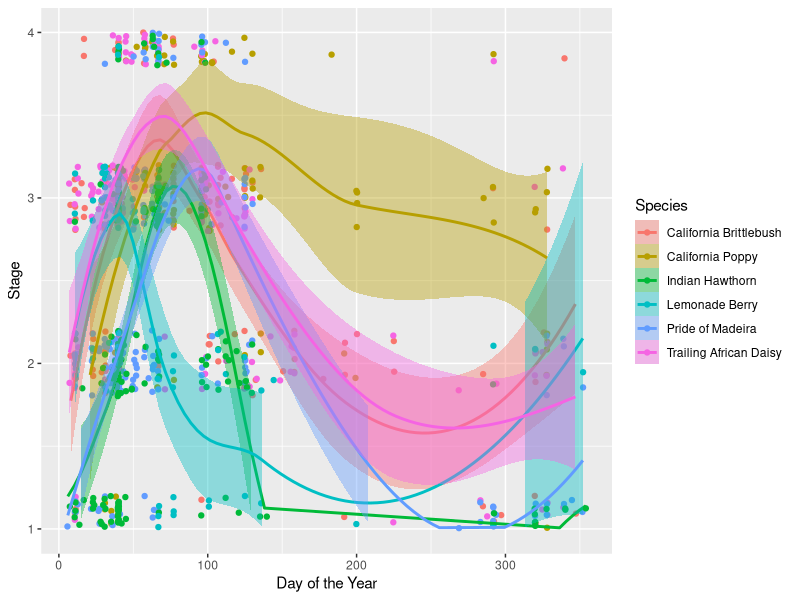
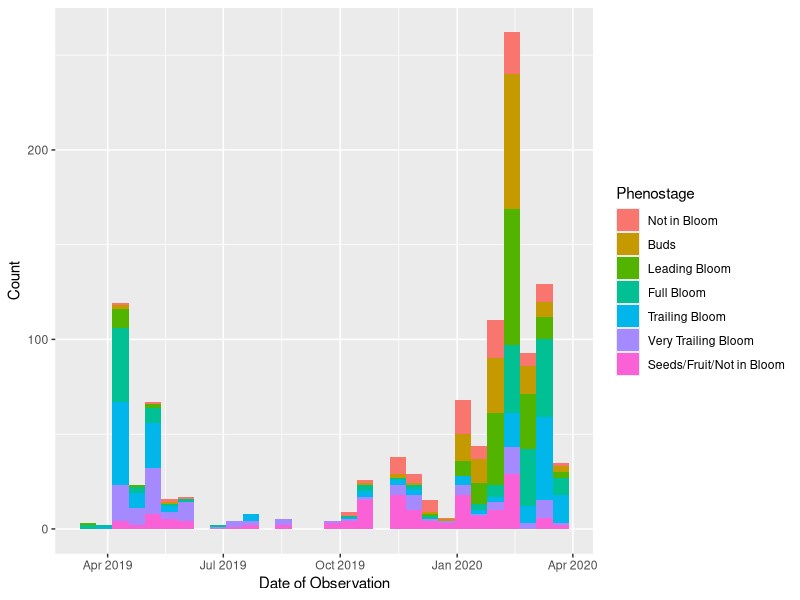
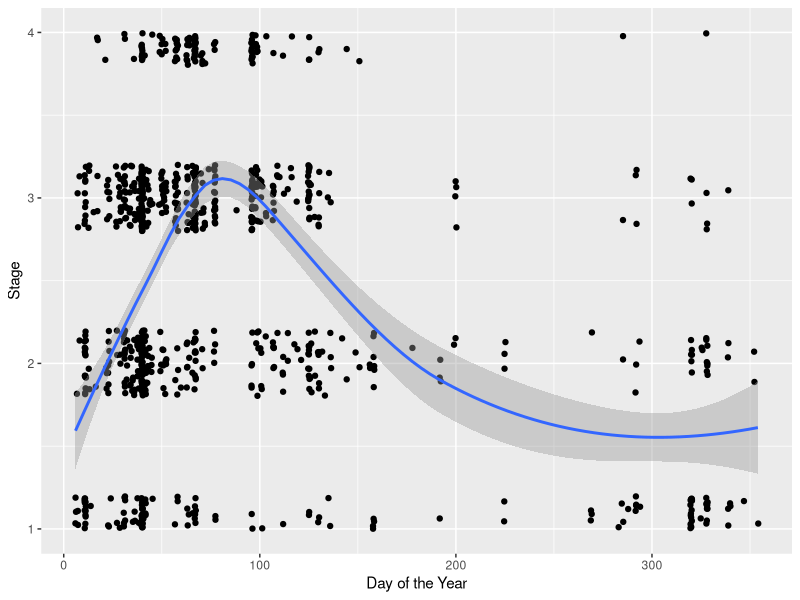
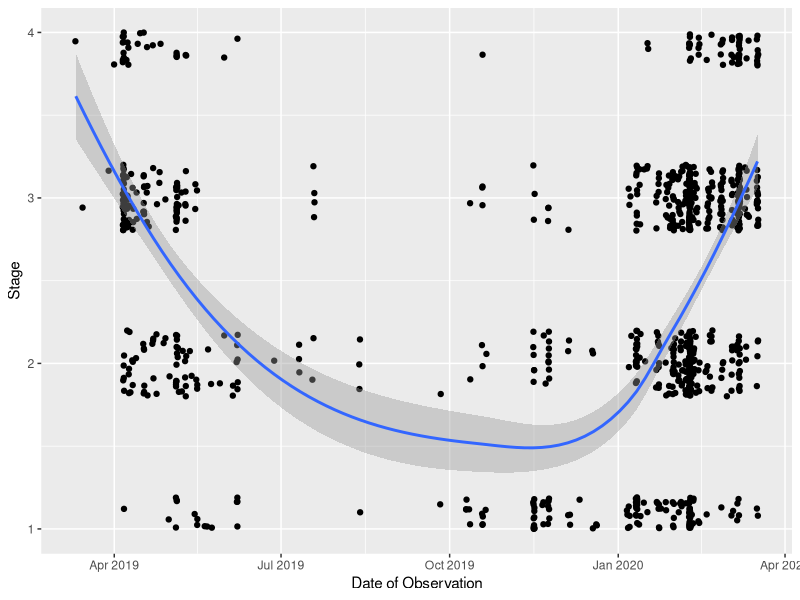
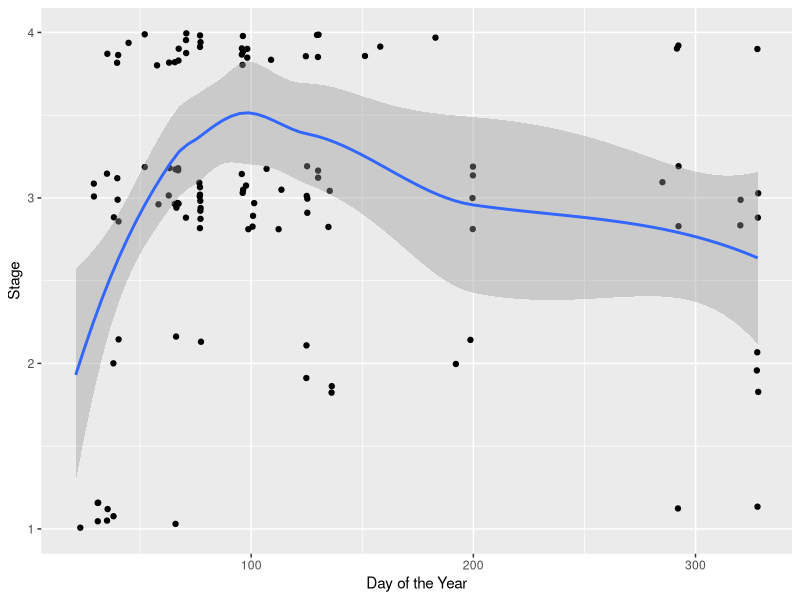
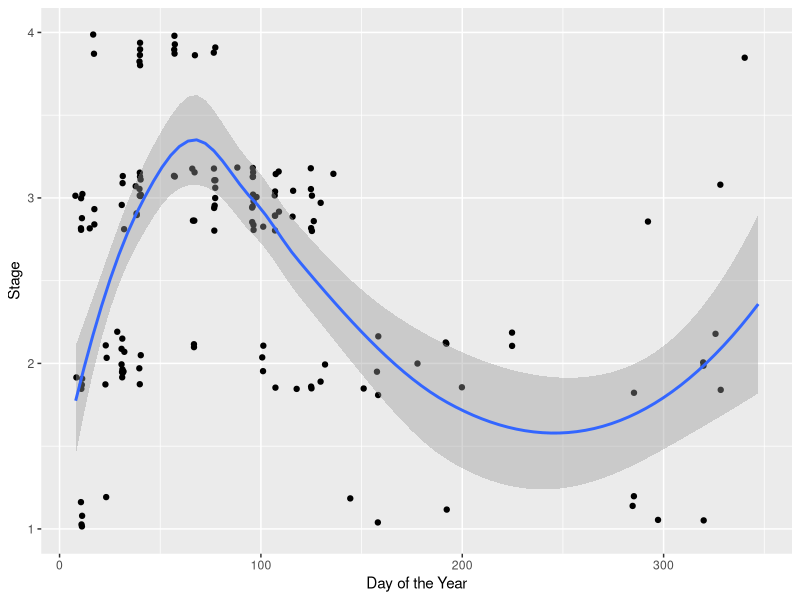

The R script that drew these images, in order:
library(circular)
library(knitr)
library(ggplot2)
library(lubridate)
library(dplyr)
library(zoo)

Phenostages<-read.csv("Species with Phenostage.csv")
Phenostages$day<-as.Date(Phenostages$Date, "%m/%d/%y")
Phenostages$doy<- yday(Phenostages$day)
Phenostages$doy.a <- (Phenostages$doy*360)/365

Phenostages$parabola<- Phenostages$Phenostage
Phenostages$parabola<-as.character(Phenostages$parabola)
Phenostages$parabola[Phenostages$parabola=="7"] <- "1"
Phenostages$parabola[Phenostages$parabola=="6"]<-"2"
Phenostages$parabola[Phenostages$parabola=="5"]<-"3"
Phenostages$parabola<- as.numeric(Phenostages$parabola)


Phenostages_plot <- ggplot(Phenostages, aes(x=doy, y=parabola, color=Species, fill=Species)) +
  geom_jitter(height = .2) +
  geom_smooth(method="loess")
Phenostages_plot +
  xlab("Day of the Year") +
  ylab("Stage")+
  ylim(1,4)


Phenostages$Phenostage <- as.factor(Phenostages$Phenostage)
hist1_pheno<-ggplot(data=Phenostages, aes(x=day, fill=Phenostage)) +
  geom_histogram(position = "stack")
hist1_pheno+
  ylab("Count")+
  xlab("Date of Observation") +
  scale_fill_discrete(name="Phenostage",
                      breaks=c("1", "2", "3","4","5","6","7"),
                      labels=c("Not in Bloom", "Buds", 
                               "Leading Bloom", "Full Bloom",
                               "Trailing Bloom", "Very Trailing Bloom", "Seeds/Fruit/Not in Bloom"))
#day should be calculating for the date. Then why is all my observations showing in late march? we know the observations were strongest at the beginning of the project 
# unless is it true for focal speices, did the observations of focal go way up at the end of the project? Yes look at iNat.R and Circular Observations.R


all_plot <- ggplot(Phenostages, aes(x=doy, y=parabola)) +
  geom_jitter(height = .2) +
  geom_smooth(method="loess")
all_plot +
  xlab("Day of the Year") +
  ylab("Stage") +ylim(1,4)
#woah now this is an interesting graph. Does the interpretation shift if view date of observation?
all_plot_day <- ggplot(Phenostages, aes(x=day, y=parabola)) +
  geom_jitter(height = .2) +
  geom_smooth(method="loess")
all_plot_day +
  xlab("Date of Observation") +
  ylab("Stage") +ylim(1,4)
# yes it does, shows summer is really hard time to get observations
## clearly areas of the graph that have a lot more observations (dots)





#Poppy is weird, Let's look at it.
Poppy<-Phenostages%>%filter(Species=="California Poppy")
poppy_plot<-ggplot(Poppy, aes(x=doy, y=parabola))+
  geom_jitter(height = .2) +
  geom_smooth(method="loess")
poppy_plot +
  xlab("Day of the Year") +
  ylab("Stage") +ylim(1,4)

Bush<-Phenostages%>%filter(Species=="California Brittlebush")
bush_plot<-ggplot(Bush, aes(x=doy, y=parabola))+
  geom_jitter(height = .2) +
  geom_smooth(method="loess")
bush_plot +
  xlab("Day of the Year") +
  ylab("Stage") +ylim(1,4)


Bush3<-Bush%>%filter(Phenostage=="3")
Bush6<-Bush%>%filter(Phenostage=="6")
Bush4<-Bush%>%filter(Phenostage=="4")
poppy4<-Poppy%>%filter(Phenostage=="4")

Poppy<-Phenostages%>%filter(Species=="California Poppy")
Bush<-Phenostages%>%filter(Species=="California Brittlebush")
Bush4<-Bush%>%filter(Phenostage=="4")
poppy4<-Poppy%>%filter(Phenostage=="4")
berry<-Phenostages%>%filter(Species=="Lemonade Berry")
berry4<-berry%>%filter(Phenostage=="4")
daisy<-Phenostages%>%filter(Species=="Trailing African Daisy ")
daisy4<-daisy%>%filter(Phenostage=="4")
pride<-Phenostages%>%filter(Species=="Pride of Madeira")
pride4<-pride%>%filter(Phenostage=="4")
thorn<-Phenostages%>%filter(Species=="Indian Hawthorn")
thorn4<-thorn%>%filter(Phenostage=="4")
